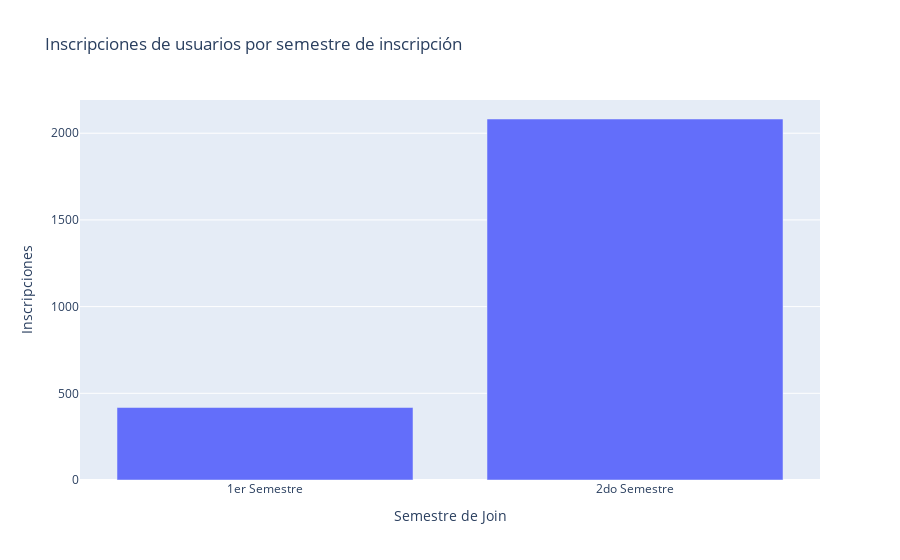

Write notebook code for a chart like this one.
### Markdown cell above
### Inscripciones por mes

### Code cell
def asignar_semestre(fecha):
    if fecha.month <= 6:
        return '1er Semestre'
    else:
        return '2do Semestre'

df['Semestre de Join'] = df['Join Date'].apply(asignar_semestre)

inscripciones_por_semestre = df.groupby('Semestre de Join').size().reset_index(name='Inscripciones')

fig = px.bar(inscripciones_por_semestre, x='Semestre de Join', y='Inscripciones', title='Inscripciones de usuarios por semestre de inscripción')
fig.show()

### Figure 1 — Plotly figure (JSON) as saved in the notebook; plotly's stock layout.template omitted (floating-point values rounded to 4 significant figures)
{"data": [{"alignmentgroup": "True", "hovertemplate": "Semestre de Join=%{x}<br>Inscripciones=%{y}<extra></extra>", "legendgroup": "", "marker": {"color": "#636efa", "pattern": {"shape": ""}}, "name": "", "offsetgroup": "", "orientation": "v", "showlegend": false, "textposition": "auto", "type": "bar", "x": ["1er Semestre", "2do Semestre"], "xaxis": "x", "y": [418, 2082], "yaxis": "y"}], "layout": {"barmode": "relative", "legend": {"tracegroupgap": 0}, "title": {"text": "Inscripciones de usuarios por semestre de inscripción"}, "xaxis": {"anchor": "y", "domain": [0, 1], "title": {"text": "Semestre de Join"}}, "yaxis": {"anchor": "x", "domain": [0, 1], "title": {"text": "Inscripciones"}}}}
